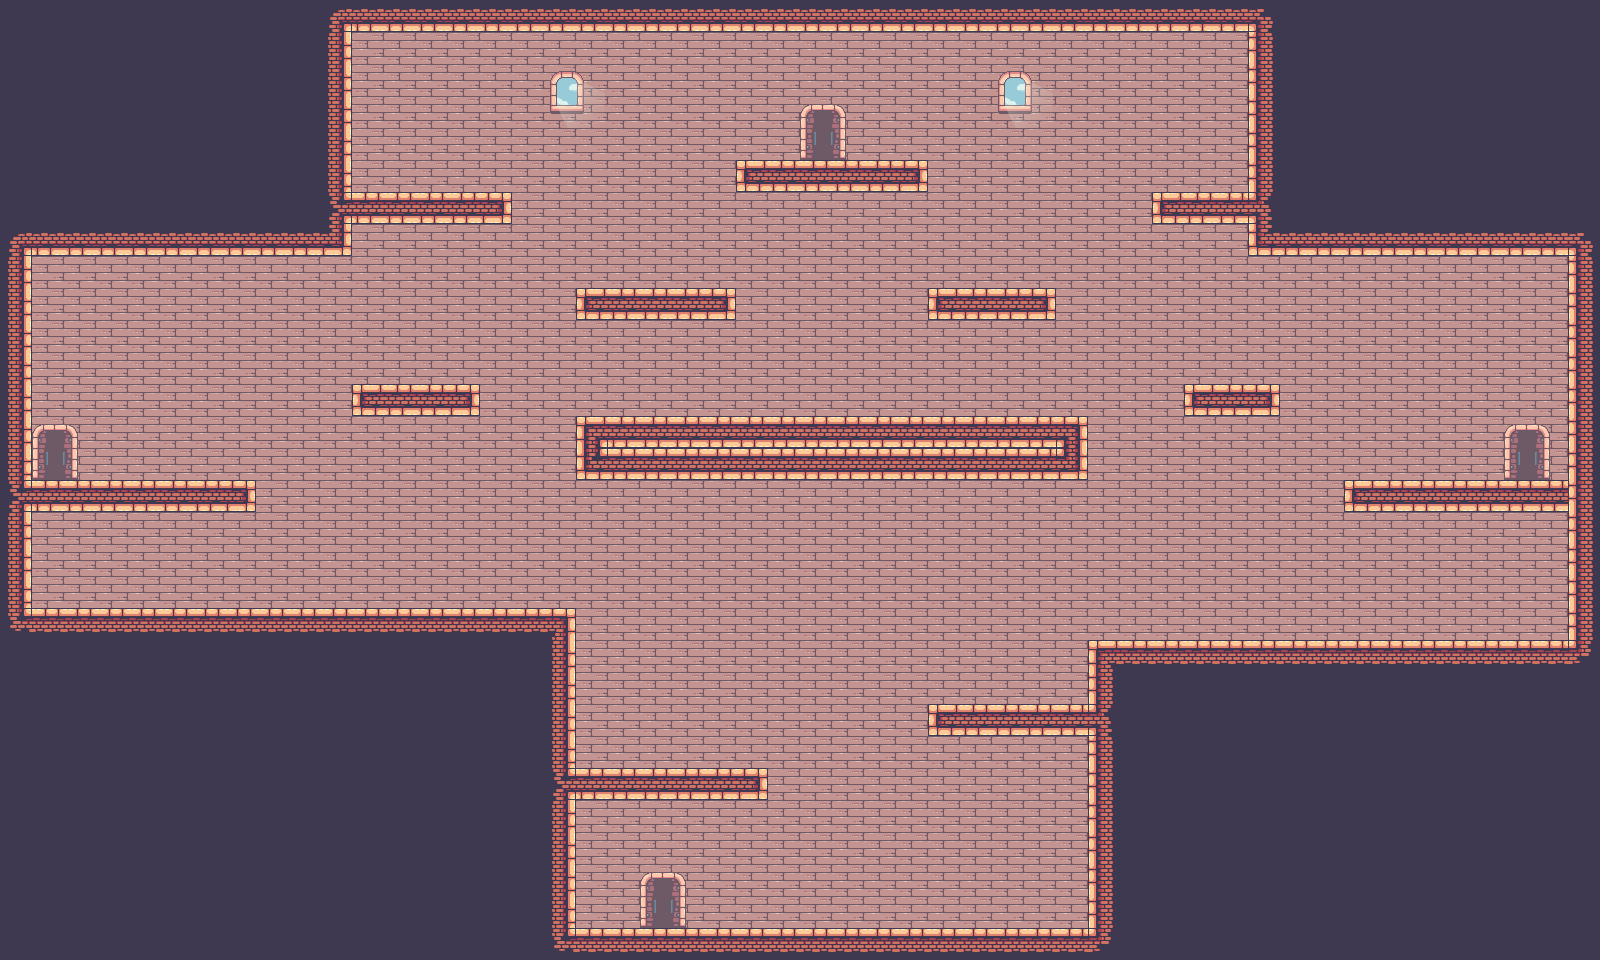

A level layout from a 2D game, rendered from its tile map. Below: a short description, then the map file with tile-grid data replaced by summaries:
An orthogonal 50x30 tile map with 32x32 px tiles, 2 tile layers (Background, wallsandplatforms) and 28 objects.

<map version="1.4" tiledversion="1.4.2" orientation="orthogonal" renderorder="right-down" width="50" height="30" tilewidth="32" tileheight="32" infinite="0" nextlayerid="6" nextobjectid="37">
 <tileset firstgid="1" source="combine.tsx" />
 <layer id="1" name="Background" width="50" height="30" locked="1">
  <data>[1500 cells, 1500 non-empty, 9 distinct tile ids]</data>
 </layer>
 <layer id="2" name="wallsandplatforms" width="50" height="30" locked="1">
  <data>[1500 cells, 712 non-empty, 30 distinct tile ids]</data>
 </layer>
 <objectgroup id="3" name="Collisions" locked="1">
  <object id="1" x="0" y="256" width="32" height="352" />
  <object id="2" x="32" y="480" width="224" height="32" />
  <object id="3" x="0" y="608" width="576" height="352" />
  <object id="4" x="576" y="768" width="192" height="32" />
  <object id="5" x="576" y="928" width="512" height="32" />
  <object id="6" x="1088" y="640" width="512" height="320" />
  <object id="7" x="928" y="704" width="160" height="32" />
  <object id="9" x="1248" y="0" width="352" height="256" />
  <object id="10" x="0" y="0" width="352" height="256" />
  <object id="12" x="352" y="0" width="896" height="32" />
  <object id="13" x="1568" y="256" width="32" height="384" />
  <object id="14" x="1344" y="480" width="224" height="32" />
  <object id="15" x="1184" y="384" width="96" height="32" />
  <object id="16" x="1152" y="192" width="96" height="32" />
  <object id="17" x="736" y="160" width="192" height="32" />
  <object id="18" x="576" y="288" width="160" height="32" />
  <object id="20" x="928" y="288" width="128" height="32" />
  <object id="21" x="576" y="416" width="512" height="64" />
  <object id="22" x="352" y="384" width="128" height="32" />
  <object id="24" x="352" y="192" width="160" height="32" />
 </objectgroup>
 <objectgroup id="4" name="Doors" locked="1">
  <object id="26" x="32" y="416" width="32" height="64" />
  <object id="27" x="800" y="96" width="32" height="64" />
  <object id="28" x="1504" y="416" width="32" height="64" />
  <object id="29" x="640" y="864" width="32" height="64" />
 </objectgroup>
 <objectgroup id="5" name="SpawnArea" locked="1">
  <object id="30" x="128" y="416" width="32" height="32" />
  <object id="31" x="896" y="96" width="32" height="32" />
  <object id="32" x="1408" y="416" width="32" height="32" />
  <object id="36" x="736" y="864" width="32" height="32" />
 </objectgroup>
</map>